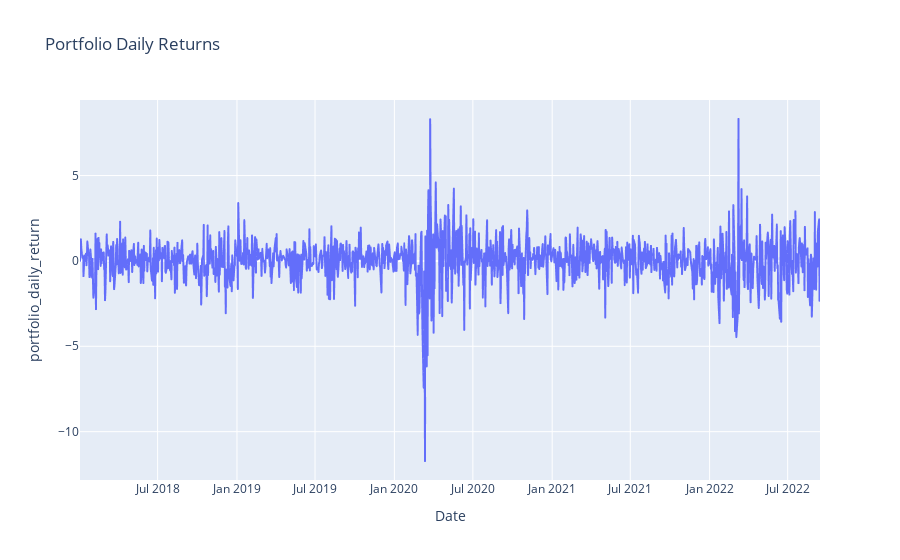

Notebook code cell kept with this figure:
### Code cell
# plot daily returns
fig = px.line(df_allocation, y="portfolio_daily_return", title='Portfolio Daily Returns')
fig.show()

### Figure 1 — Plotly figure (JSON) as saved in the notebook; plotly's stock layout.template omitted (floating-point values rounded to 4 significant figures; data arrays with more than 128 entries replaced by an {"elided": "..."} marker saying what was removed)
{"data": [{"hovertemplate": "Date=%{x}<br>portfolio_daily_return=%{y}<extra></extra>", "legendgroup": "", "line": {"color": "#636efa", "dash": "solid"}, "mode": "lines", "name": "", "showlegend": false, "type": "scattergl", "x": {"elided": "1217 str values"}, "xaxis": "x", "y": {"elided": "1217 float values"}, "yaxis": "y"}], "layout": {"legend": {"tracegroupgap": 0}, "title": {"text": "Portfolio Daily Returns"}, "xaxis": {"anchor": "y", "domain": [0, 1], "title": {"text": "Date"}}, "yaxis": {"anchor": "x", "domain": [0, 1], "title": {"text": "portfolio_daily_return"}}}}
